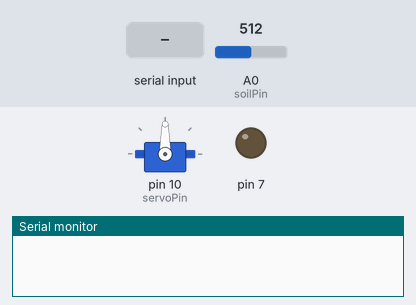
Bench run of a sketch on a simulated Arduino Uno, built with avr-gcc and run on an emulated ATmega328P. Parts: servo, output pins drawn as LEDs (lit = HIGH), the last lines printed to the serial monitor. The test bench sets the inputs (shaded band); at power-on: A0 (soilPin) = 512.

Above: at 1.2 s.
1.3 s: "1\n" received over the second serial link
At 1.9 s:
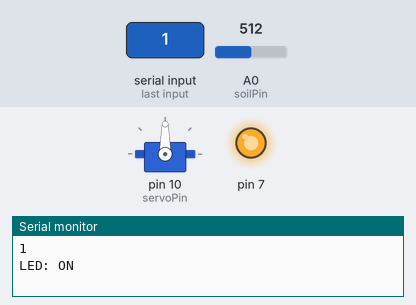
2.8 s: "7\n" received over the second serial link
At 3.2 s:
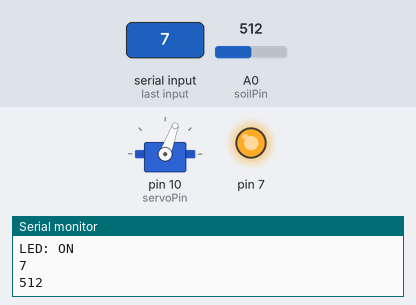
4.3 s: "0\n" received over the second serial link
At 5.4 s:
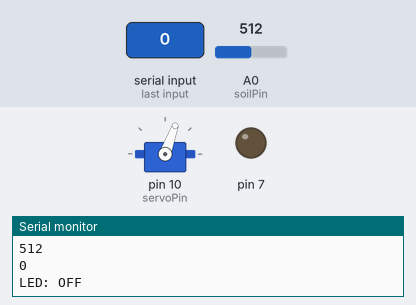
5.8 s: "8\n" received over the second serial link
At 6.5 s:
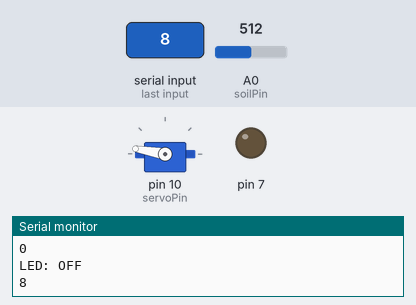
7.3 s: "1\n" received over the second serial link
At 7.7 s:
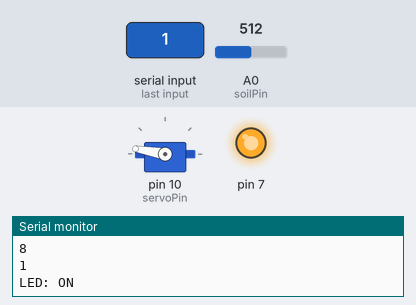
Timing chart, 0 to 9.8 s (numbered marks = the images above; inputs shaded):
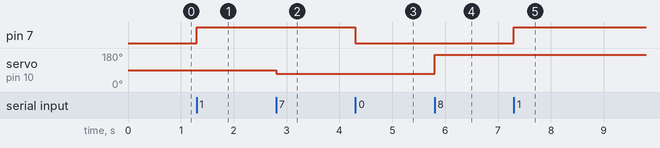

The sketch:

LED_SERVO_SOIL.ino
```cpp
#include <SoftwareSerial.h>
#include <Servo.h>

SoftwareSerial DroneBT(2,3); // Using pin 2 for RX and pin 3 for TX
Servo myservo;

#define servoPin 10
int soilPin = A0;

char incoming_value = 0;
int servoAngle = 0;


void setup() {
  // put your setup code here, to run once:

  pinMode(7, OUTPUT);
  pinMode(soilPin, INPUT);

  myservo.attach(servoPin);
  Serial.begin(9600);
  DroneBT.begin(9600);
}

void loop() {
  // put your main code here, to run repeatedly:
  if (DroneBT.available() > 0) {
    incoming_value = DroneBT.read();
    Serial.print(incoming_value);
    Serial.print("\n");

    if (incoming_value == '1') {
      digitalWrite(7, HIGH);

      Serial.println("LED: ON");
    } else if (incoming_value == '0') {
      digitalWrite(7, LOW);
      Serial.println("LED: OFF");
    } else if (incoming_value == '7') {
      myservo.write(70);
      DroneBT.println(analogRead(soilPin));
      Serial.println(analogRead(soilPin));


    } else if (incoming_value == '8') {
      myservo.write(170);
      delay(500);
    }
  }

}
```

Measured:
- after the input at 1.3 s, pin 7: LOW → HIGH at once
- after the input at 2.8 s, servo on pin 10 (servoPin): 90° → 70° at once
- after the input at 4.3 s, pin 7: HIGH → LOW at once
- after the input at 5.8 s, servo on pin 10 (servoPin): 70° → 170° at once
- after the input at 7.3 s, pin 7: LOW → HIGH at once
